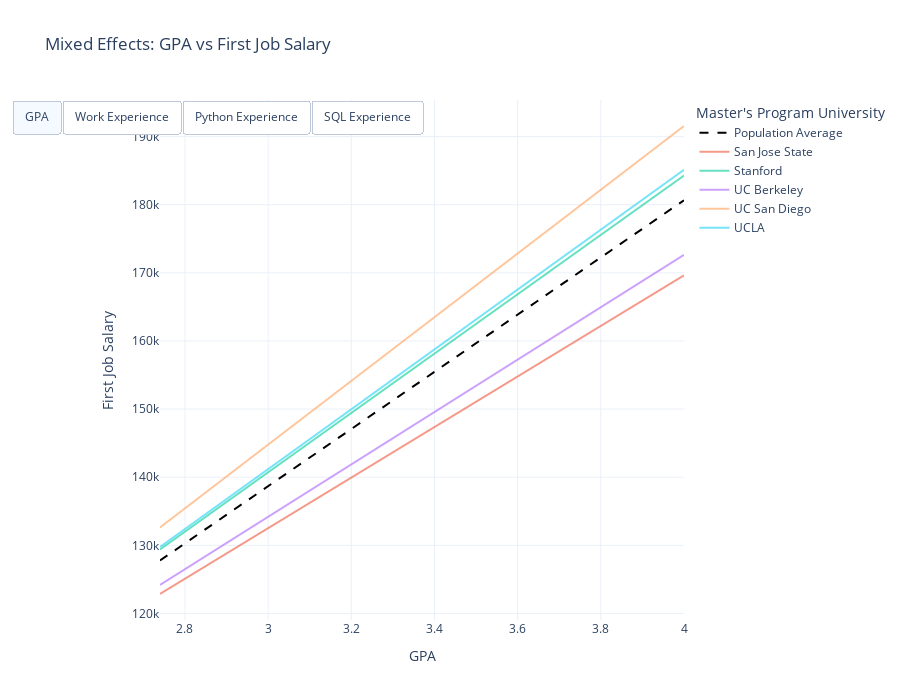

The notebook cell saved with this chart:
### Code cell
import numpy as np
import plotly.graph_objects as go

# Helper to create traces for one model
def create_spaghetti_traces(model, x_var, data, group_name='masters_university'):
    x_vals = np.linspace(data[x_var].min(), data[x_var].max(), 100)
    traces = []

    # Fixed effects line
    fixed_intercept = model.fe_params['Intercept']
    fixed_slope = model.fe_params[x_var]
    y_fixed = fixed_intercept + fixed_slope * x_vals

    traces.append(go.Scatter(
        x=x_vals,
        y=y_fixed,
        mode='lines',
        line=dict(color='black', dash='dash'),
        name='Population Average'
    ))

    # Random effects (group-specific lines)
    for group, effects in model.random_effects.items():
        group_intercept = fixed_intercept + effects['Group']
        group_slope = fixed_slope + effects[x_var]
        y_group = group_intercept + group_slope * x_vals

        traces.append(go.Scatter(
            x=x_vals,
            y=y_group,
            mode='lines',
            name=str(group),
            opacity=0.6
        ))

    return traces

# --- Create traces for each model ---
traces_gpa   = create_spaghetti_traces(model1, 'masters_gpa', data)
traces_work  = create_spaghetti_traces(model2, 'relevant_work_years', data)
traces_py    = create_spaghetti_traces(model3, 'years_python', data)
traces_sql   = create_spaghetti_traces(model4, 'years_sql', data)

# --- Build figure ---
fig = go.Figure()

# Add all traces but set only GPA visible initially
for i, trace in enumerate(traces_gpa + traces_work + traces_py + traces_sql):
    # GPA traces visible first; others hidden
    trace.visible = (i < len(traces_gpa))
    fig.add_trace(trace)

# --- Button controls ---
n_gpa = len(traces_gpa)
n_work = len(traces_work)
n_py = len(traces_py)
n_sql = len(traces_sql)

buttons = [
    dict(label='GPA',
         method='update',
         args=[{'visible': [True]*n_gpa + [False]*(n_work+n_py+n_sql)},
               {'title': 'Mixed Effects: GPA vs First Job Salary',
                'xaxis': {'title': 'GPA'}}]),
    dict(label='Work Experience',
         method='update',
         args=[{'visible': [False]*n_gpa + [True]*n_work + [False]*(n_py+n_sql)},
               {'title': 'Mixed Effects: Relevant Work Experience vs Salary',
                'xaxis': {'title': 'Years of Relevant Work Experience'}}]),
    dict(label='Python Experience',
         method='update',
         args=[{'visible': [False]*(n_gpa+n_work) + [True]*n_py + [False]*n_sql},
               {'title': 'Mixed Effects: Python Experience vs Salary',
                'xaxis': {'title': 'Years of Python Experience'}}]),
    dict(label='SQL Experience',
         method='update',
         args=[{'visible': [False]*(n_gpa+n_work+n_py) + [True]*n_sql},
               {'title': 'Mixed Effects: SQL Experience vs Salary',
                'xaxis': {'title': 'Years of SQL Experience'}}])
]

fig.update_layout(
    updatemenus=[dict(
        type='buttons',
        direction='right',
        x=0.5,
        y=1.0,
        buttons=buttons,
        showactive=True
    )],
    title='Mixed Effects: GPA vs First Job Salary',
    xaxis_title='GPA',
    yaxis_title='First Job Salary',
    legend_title="Master's Program University",
    template='plotly_white',
    height=700
)

fig.show()
